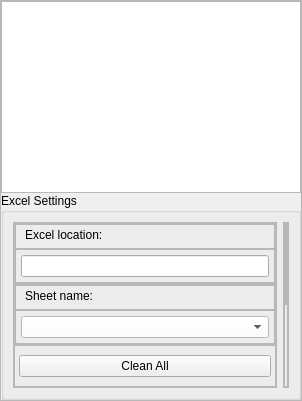
              <widget class="QFrame" name="frame_analysis_3">
               <property name="maximumSize">
                <size>
                 <width>800</width>
                 <height>16777215</height>
                </size>
               </property>
               <property name="frameShape">
                <enum>QFrame::StyledPanel</enum>
               </property>
               <property name="frameShadow">
                <enum>QFrame::Raised</enum>
               </property>
               <layout class="QVBoxLayout" name="no_frame_2">
                <property name="spacing">
                 <number>0</number>
                </property>
                <property name="leftMargin">
                 <number>0</number>
                </property>
                <property name="topMargin">
                 <number>0</number>
                </property>
                <property name="rightMargin">
                 <number>0</number>
                </property>
                <property name="bottomMargin">
                 <number>0</number>
                </property>
                <item>
                 <widget class="QFrame" name="frame_analysis_graph">
                  <property name="maximumSize">
                   <size>
                    <width>800</width>
                    <height>600</height>
                   </size>
                  </property>
                  <property name="frameShape">
                   <enum>QFrame::NoFrame</enum>
                  </property>
                  <property name="frameShadow">
                   <enum>QFrame::Raised</enum>
                  </property>
                  <layout class="QVBoxLayout" name="verticalLayout_7">
                   <property name="spacing">
                    <number>0</number>
                   </property>
                   <property name="leftMargin">
                    <number>0</number>
                   </property>
                   <property name="topMargin">
                    <number>0</number>
                   </property>
                   <property name="rightMargin">
                    <number>0</number>
                   </property>
                   <property name="bottomMargin">
                    <number>0</number>
                   </property>
                   <item>
                    <widget class="GraphicsLayoutWidget" name="graphicsView_analysis">
                     <property name="minimumSize">
                      <size>
                       <width>300</width>
                       <height>0</height>
                      </size>
                     </property>
                     <property name="toolTip">
                      <string/>
                     </property>
                     <property name="styleSheet">
                      <string notr="true"/>
                     </property>
                    </widget>
                   </item>
                  </layout>
                 </widget>
                </item>
                <item>
                 <widget class="QFrame" name="frame_down_analysis_2">
                  <property name="frameShape">
                   <enum>QFrame::NoFrame</enum>
                  </property>
                  <property name="frameShadow">
                   <enum>QFrame::Raised</enum>
                  </property>
                  <layout class="QVBoxLayout" name="excel_setting_analysis_layout">
                   <property name="spacing">
                    <number>0</number>
                   </property>
                   <property name="leftMargin">
                    <number>0</number>
                   </property>
                   <property name="topMargin">
                    <number>0</number>
                   </property>
                   <property name="rightMargin">
                    <number>0</number>
                   </property>
                   <property name="bottomMargin">
                    <number>0</number>
                   </property>
                   <item>
                    <widget class="QGroupBox" name="groupBox_analysis_excel">
                     <property name="styleSheet">
                      <string notr="true">border-color: rgb(0, 0, 0);
gridline-color: rgb(0, 0, 0);</string>
                     </property>
                     <property name="title">
                      <string>Excel Settings</string>
                     </property>
                     <layout class="QHBoxLayout" name="horizontalLayout_6">
                      <item>
                       <widget class="QFrame" name="frame_4">
                        <property name="frameShape">
                         <enum>QFrame::StyledPanel</enum>
                        </property>
                        <property name="frameShadow">
                         <enum>QFrame::Raised</enum>
                        </property>
                        <layout class="QVBoxLayout" name="verticalLayout_15">
                         <property name="spacing">
                          <number>0</number>
                         </property>
                         <property name="leftMargin">
                          <number>0</number>
                         </property>
                         <property name="topMargin">
                          <number>0</number>
                         </property>
                         <property name="rightMargin">
                          <number>0</number>
                         </property>
                         <property name="bottomMargin">
                          <number>0</number>
                         </property>
                         <item>
                          <widget class="QFrame" name="frame_16">
                           <property name="frameShape">
                            <enum>QFrame::StyledPanel</enum>
                           </property>
                           <property name="frameShadow">
                            <enum>QFrame::Raised</enum>
                           </property>
                           <layout class="QVBoxLayout" name="verticalLayout_16">
                            <property name="spacing">
                             <number>0</number>
                            </property>
                            <property name="leftMargin">
                             <number>0</number>
                            </property>
                            <property name="topMargin">
                             <number>0</number>
                            </property>
                            <property name="rightMargin">
                             <number>0</number>
                            </property>
                            <property name="bottomMargin">
                             <number>0</number>
                            </property>
                            <item>
                             <widget class="QFrame" name="frame_18">
                              <property name="minimumSize">
                               <size>
                                <width>70</width>
                                <height>25</height>
                               </size>
                              </property>
                              <property name="maximumSize">
                               <size>
                                <width>16777215</width>
                                <height>30</height>
                               </size>
                              </property>
                              <property name="frameShape">
                               <enum>QFrame::StyledPanel</enum>
                              </property>
                              <property name="frameShadow">
                               <enum>QFrame::Raised</enum>
                              </property>
                              <widget class="QLabel" name="label_5">
                               <property name="geometry">
                                <rect>
                                 <x>10</x>
                                 <y>0</y>
                                 <width>81</width>
                                 <height>21</height>
                                </rect>
                               </property>
                               <property name="text">
                                <string>Excel location:</string>
                               </property>
                              </widget>
                             </widget>
                            </item>
                            <item>
                             <widget class="QFrame" name="frame_19">
                              <property name="maximumSize">
                               <size>
                                <width>16777215</width>
                                <height>35</height>
                               </size>
                              </property>
                              <property name="frameShape">
                               <enum>QFrame::StyledPanel</enum>
                              </property>
                              <property name="frameShadow">
                               <enum>QFrame::Raised</enum>
                              </property>
                              <layout class="QHBoxLayout" name="excel_file_analysis_location_layout">
                               <property name="spacing">
                                <number>0</number>
                               </property>
                               <property name="leftMargin">
                                <number>5</number>
                               </property>
                               <property name="topMargin">
                                <number>5</number>
                               </property>
                               <property name="rightMargin">
                                <number>5</number>
                               </property>
                               <property name="bottomMargin">
                                <number>5</number>
                               </property>
                               <item>
                                <widget class="QLineEdit" name="lineEdit_analysis_excel_name"/>
                               </item>
                              </layout>
                             </widget>
                            </item>
                           </layout>
                          </widget>
                         </item>
                         <item>
                          <widget class="QFrame" name="frame_17">
                           <property name="frameShape">
                            <enum>QFrame::StyledPanel</enum>
                           </property>
                           <property name="frameShadow">
                            <enum>QFrame::Raised</enum>
                           </property>
                           <layout class="QVBoxLayout" name="verticalLayout_17">
                            <property name="spacing">
                             <number>0</number>
                            </property>
                            <property name="leftMargin">
                             <number>0</number>
                            </property>
                            <property name="topMargin">
                             <number>0</number>
                            </property>
                            <property name="rightMargin">
                             <number>0</number>
                            </property>
                            <property name="bottomMargin">
                             <number>0</number>
                            </property>
                            <item>
                             <widget class="QFrame" name="frame_20">
                              <property name="minimumSize">
                               <size>
                                <width>70</width>
                                <height>25</height>
                               </size>
                              </property>
                              <property name="maximumSize">
                               <size>
                                <width>16777215</width>
                                <height>30</height>
                               </size>
                              </property>
                              <property name="frameShape">
                               <enum>QFrame::StyledPanel</enum>
                              </property>
                              <property name="frameShadow">
                               <enum>QFrame::Raised</enum>
                              </property>
                              <widget class="QLabel" name="label_6">
                               <property name="geometry">
                                <rect>
                                 <x>10</x>
                                 <y>0</y>
                                 <width>81</width>
                                 <height>21</height>
                                </rect>
                               </property>
                               <property name="text">
                                <string>Sheet name:</string>
                               </property>
                              </widget>
                             </widget>
                            </item>
                            <item>
                             <widget class="QFrame" name="frame_21">
                              <property name="maximumSize">
                               <size>
                                <width>16777215</width>
                                <height>35</height>
                               </size>
                              </property>
                              <property name="frameShape">
                               <enum>QFrame::StyledPanel</enum>
                              </property>
                              <property name="frameShadow">
                               <enum>QFrame::Raised</enum>
                              </property>
                              <layout class="QHBoxLayout" name="sheet_name_analysis_layout">
                               <property name="spacing">
                                <number>0</number>
                               </property>
                               <property name="leftMargin">
                                <number>5</number>
                               </property>
                               <property name="topMargin">
                                <number>5</number>
                               </property>
                               <property name="rightMargin">
                                <number>5</number>
                               </property>
                               <property name="bottomMargin">
                                <number>5</number>
                               </property>
                               <item>
                                <widget class="QComboBox" name="comboBox_analysis_excel_sheet_names">
                                 <property name="styleSheet">
                                  <string notr="true">color: rgb(0, 0, 0);
background-color: rgb(255, 255, 255);</string>
                                 </property>
                                </widget>
                               </item>
                              </layout>
                             </widget>
                            </item>
                           </layout>
                          </widget>
                         </item>
                         <item>
                          <widget class="QFrame" name="frame_9">
                           <property name="frameShape">
                            <enum>QFrame::StyledPanel</enum>
                           </property>
                           <property name="frameShadow">
                            <enum>QFrame::Raised</enum>
                           </property>
                           <layout class="QHBoxLayout" name="load_excel_settings_layout">
                            <property name="leftMargin">
                             <number>4</number>
                            </property>
                            <property name="rightMargin">
                             <number>4</number>
                            </property>
                            <item>
                             <widget class="QPushButton" name="analysis_clean_all_btn">
                              <property name="text">
                               <string>Clean All</string>
                              </property>
                             </widget>
                            </item>
                           </layout>
                          </widget>
                         </item>
                        </layout>
                       </widget>
                      </item>
                      <item>
                       <widget class="QFrame" name="frame_15">
                        <property name="frameShape">
                         <enum>QFrame::StyledPanel</enum>
                        </property>
                        <property name="frameShadow">
                         <enum>QFrame::Raised</enum>
                        </property>
                        <layout class="QHBoxLayout" name="horizontalLayout_10">
                         <property name="spacing">
                          <number>0</number>
                         </property>
                         <property name="leftMargin">
                          <number>0</number>
                         </property>
                         <property name="topMargin">
                          <number>0</number>
                         </property>
                         <property name="rightMargin">
                          <number>0</number>
                         </property>
                         <property name="bottomMargin">
                          <number>0</number>
                         </property>
                         <item>
                          <widget class="QFrame" name="frame_23">
                           <property name="frameShape">
                            <enum>QFrame::StyledPanel</enum>
                           </property>
                           <property name="frameShadow">
                            <enum>QFrame::Raised</enum>
                           </property>
                           <layout class="QVBoxLayout" name="verticalLayout_25">
                            <property name="spacing">
                             <number>0</number>
                            </property>
                            <property name="leftMargin">
                             <number>0</number>
                            </property>
                            <property name="topMargin">
                             <number>0</number>
                            </property>
                            <property name="rightMargin">
                             <number>0</number>
                            </property>
                            <property name="bottomMargin">
                             <number>0</number>
                            </property>
                            <item>
                             <widget class="QFrame" name="frame_38">
                              <property name="frameShape">
                               <enum>QFrame::StyledPanel</enum>
                              </property>
                              <property name="frameShadow">
                               <enum>QFrame::Raised</enum>
                              </property>
                              <layout class="QVBoxLayout" name="layout_send_excel_parameters">
                               <property name="spacing">
                                <number>0</number>
                               </property>
                               <property name="leftMargin">
                                <number>0</number>
                               </property>
                               <property name="topMargin">
                                <number>0</number>
                               </property>
                               <property name="rightMargin">
                                <number>0</number>
                               </property>
                               <property name="bottomMargin">
                                <number>0</number>
                               </property>
                              </layout>
                             </widget>
                            </item>
                            <item>
                             <widget class="QFrame" name="frame_39">
                              <property name="frameShape">
                               <enum>QFrame::NoFrame</enum>
                              </property>
                              <property name="frameShadow">
                               <enum>QFrame::Raised</enum>
                              </property>
                              <layout class="QHBoxLayout" name="layout_send_excel_parameters_2">
                               <property name="spacing">
                                <number>0</number>
                               </property>
                               <property name="leftMargin">
                                <number>0</number>
                               </property>
                               <property name="topMargin">
                                <number>0</number>
                               </property>
                               <property name="rightMargin">
                                <number>0</number>
                               </property>
                               <property name="bottomMargin">
                                <number>0</number>
                               </property>
                              </layout>
                             </widget>
                            </item>
                           </layout>
                          </widget>
                         </item>
                        </layout>
                       </widget>
                      </item>
                     </layout>
                    </widget>
                   </item>
                  </layout>
                 </widget>
                </item>
               </layout>
              </widget>
